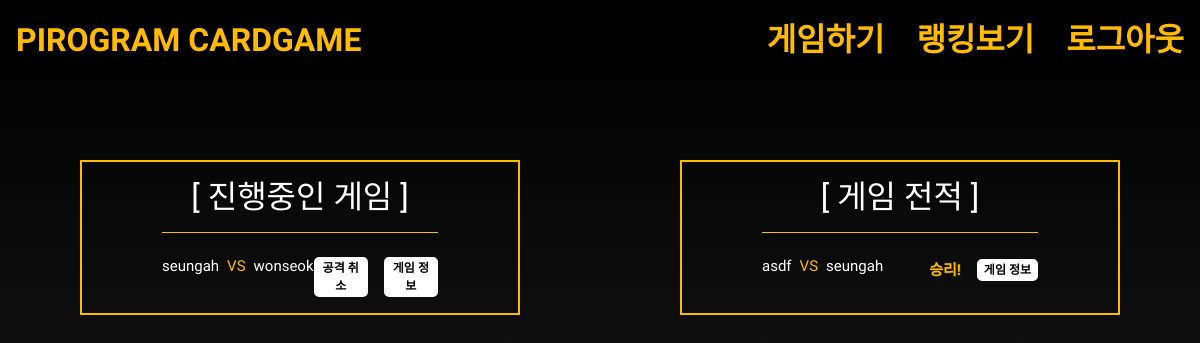
The page /list_game/ (signed in) on the database as committed earlier.
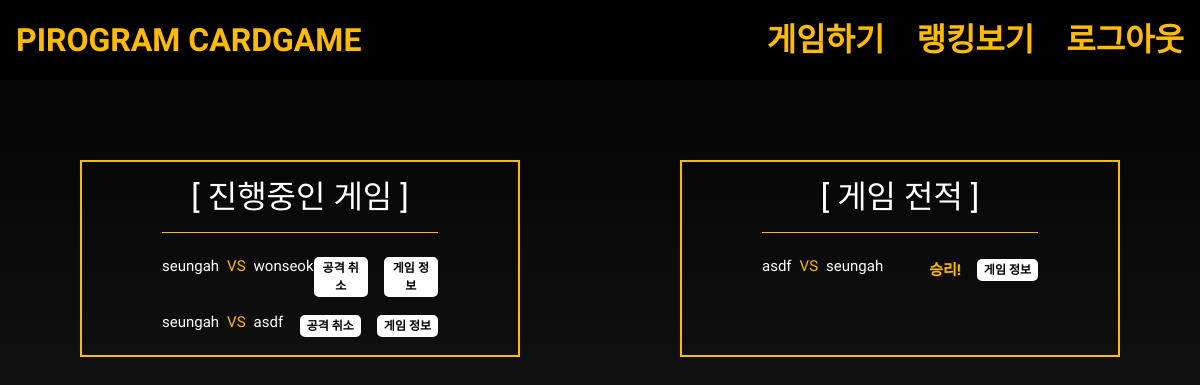
The same page on the database as committed later.
### cardgame/models.py (models this page shows)
class CardGame(models.Model):
    mode = models.CharField(max_length=20, choices=MODE_CHOICE) ## 큰 수가 이기는 게임 or 작은 수가 이기는 게임 (랜덤)
    status = models.CharField(max_length=20, choices=STATUS_CHOICE) ## 진행중(attack, defense 다 있는데, defense.num은 NULL) or 끝난거 (denfense.num이 값을 가짐)
    attack = models.OneToOneField(Attack, on_delete=models.CASCADE)
    defense = models.OneToOneField(Defense, on_delete=models.CASCADE)
    victory_user = models.ForeignKey(User, null=True, blank=True, on_delete=models.CASCADE)

class Attack(models.Model):
    attack_user = models.ForeignKey(User, on_delete=models.CASCADE)
    num = models.ForeignKey(Card, on_delete=models.CASCADE)

class User(AbstractUser):
    point = models.IntegerField(default=0)

class Defense(models.Model):
    defense_user = models.ForeignKey(User, on_delete=models.CASCADE)
    num = models.ForeignKey(Card, on_delete=models.CASCADE, null=True, blank=True)

### cardgame/views.py (the view)
# urls.py: path('list_game/', views.list_game, name='list_game'),
def list_game(request):
    if request.user.is_authenticated:
        end_attack_games = CardGame.objects.filter(
            attack__attack_user__username=request.user.username, status='끝')
        proceed_attack_games = CardGame.objects.filter(
            attack__attack_user__username=request.user.username, status='진행중')
        end_defense_games = CardGame.objects.filter(
            defense__defense_user__username=request.user.username, status='끝')
        proceed_defense_games = CardGame.objects.filter(
            defense__defense_user__username=request.user.username, status='진행중')
        end_games = end_attack_games.union(end_defense_games)
        proceed_games = proceed_attack_games.union(proceed_defense_games)
        ctx = {
            'end_games': end_games,
            'proceed_games': proceed_games,
            'current_user': request.user,
            'count' : 1,
        }
        return render(request, 'list_game.html', context=ctx)

### templates/list_game.html
{% extends 'base.html' %}
{% load static %}
{% block css %}
<link rel="stylesheet" href="{% static 'css/list_game.css' %}">
{% endblock %}
{% block content %}
<div class="games__container">
    <div class="proceed_games__container">
        <h2>[ 진행중인 게임 ]</h2>
        {% for game in proceed_games %}
        <div class="proceed_game__container">
            <div class="users">
                <h5>{{game.attack.attack_user.username}}<span>VS</span>{{game.defense.defense_user.username}}</h5>
            </div>
            <div class="game_buttons game_info">
                {% if game.attack.attack_user.username == current_user.username %}
                <a href="{% url 'cardgame:delete_game' pk=game.id%}">공격 취소</a>
                {% elif game.defense.defense_user.username == current_user.username %}
                <a href="{% url 'cardgame:game_defense' pk=game.id%}">반격하기</a>
                {% endif %}
                <a href="{% url 'cardgame:detail_game' pk=game.id%}">게임 정보</a>
            </div>
        </div>
        {% endfor %}
    </div>
    <div class="end_games__container">
        <h2>[ 게임 전적 ]</h2>
        {% for game in end_games %}
        <div class="end_game__container">
            <div class="users">
                <h5>{{game.attack.attack_user.username}}<span>VS</span>{{game.defense.defense_user.username}}</h5>
            </div>
            <div class="game_buttons game_info">
                {% if game.victory_user.username == current_user.username %}
                <h5>승리!</h5>
                {% else %}
                <h5>패배..</h5>
                {% endif %}
                <a href="{% url 'cardgame:detail_game' pk=game.id%}">게임 정보</a>
            </div>
        </div>
        {% endfor %}
    </div>
</div>
{% endblock %}

Rows that differ between the two databases and show on the page:
added CardGame: attack.attack_user.username "seungah", defense.defense_user.username "asdf", shows "공격 취소", shown under "[ 진행중인 게임 ]"
